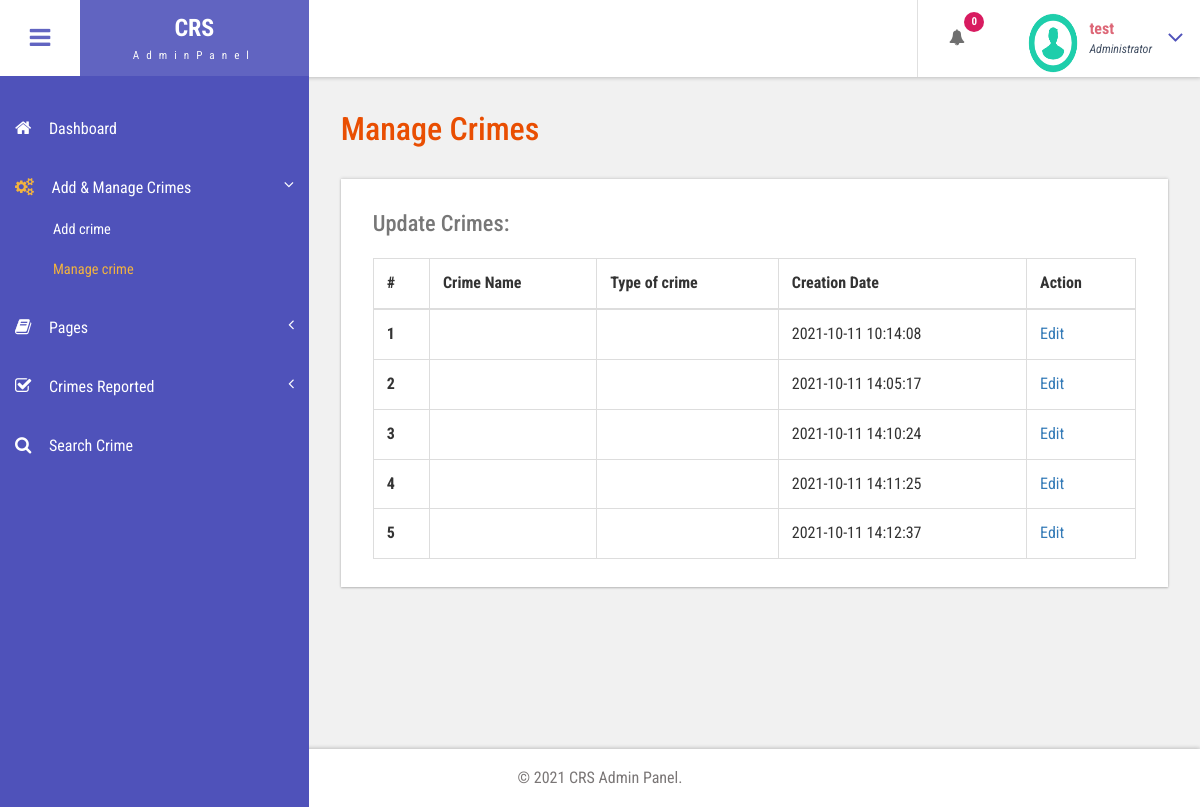
Screenshot of /admin/manage-crimes.php (signed in) with the database file from the repository.
### tables this page shows
CREATE TABLE `tblcrimes` (
  `ID` int(10) NOT NULL,
  `ServiceName` varchar(200) DEFAULT NULL,
  `Cost` varchar(100) DEFAULT NULL,
  `CreationDate` timestamp NULL DEFAULT current_timestamp()
);

### admin/manage-crimes.php (the view, shortened to what this page needs)
<?php
include('includes/dbconnection.php');
if (strlen($_SESSION['bpmsaid']==0)) {
  header('location:logout.php');
  } else{
  ?>
<!DOCTYPE HTML>
<html>
<head>
<link href="css/bootstrap.css" rel='stylesheet' type='text/css' />
<link href="css/style.css" rel='stylesheet' type='text/css' />
<link href="css/font-awesome.css" rel="stylesheet">
<link href="css/animate.css" rel="stylesheet" type="text/css" media="all">
<link href="css/custom.css" rel="stylesheet">
</head>
<body class="cbp-spmenu-push">
	<div class="main-content">
		 <?php include_once('includes/sidebar.php');?>
		 <?php include_once('includes/header.php');?>
		<div id="page-wrapper">
			<div class="main-page">
				<div class="tables">
					<h3 class="title1">Manage Crimes</h3>
					<div class="table-responsive bs-example widget-shadow">
						<h4>Update Crimes:</h4>
						<table class="table table-bordered"> <thead> <tr> <th>#</th> <th>Crime Name</th> <th>Type of crime</th> <th>Creation Date</th><th>Action</th> </tr> </thead> <tbody>
<?php
$ret=mysqli_query($con,"select *from  tblcrimes");
$cnt=1;
while ($row=mysqli_fetch_array($ret)) {
?>
						 <tr> <th scope="row"><?php echo $cnt;?></th> <td><?php  echo $row['CrimeName'];?></td> <td><?php  echo $row['CrimeType'];?></td><td><?php  echo $row['CreationDate'];?></td> <td><a href="edit-services.php?editid=<?php echo $row['ID'];?>">Edit</a></td> </tr>   <?php
$cnt=$cnt+1;
}?></tbody> </table>
					</div>
				</div>
			</div>
		</div>
		 <?php include_once('includes/footer.php');?>
	</div>
</body>
</html>
<?php }  ?>

### admin/includes/header.php (shortened to what this page needs)
<div class="sticky-header header-section ">
      <div class="header-left">
        <button id="showLeftPush"><i class="fa fa-bars"></i></button>
        <div class="logo">
          <a href="index.html">
            <h1>CRS</h1>
            <span>AdminPanel</span>
          </a>
        </div>
      </div>
      <div class="header-right">
        <div class="profile_details_left">
          <ul class="nofitications-dropdown">
            <?php
$ret1=mysqli_query($con,"select ID,Name from  tblreports where Status=''");
$num=mysqli_num_rows($ret1);
?>
            <li class="dropdown head-dpdn">
              <a href="#" class="dropdown-toggle" data-toggle="dropdown" aria-expanded="false"><i class="fa fa-bell"></i><span class="badge blue"><?php echo $num;?></span></a>
            </li>
          </ul>
          <div class="clearfix"> </div>
        </div>
        <div class="profile_details">
        <?php
$adid=$_SESSION['bpmsaid'];
$ret=mysqli_query($con,"select AdminName from tbladmin where ID='$adid'");
$row=mysqli_fetch_array($ret);
$name=$row['AdminName'];
?>
          <ul>
            <li class="dropdown profile_details_drop">
              <a href="#" class="dropdown-toggle" data-toggle="dropdown" aria-expanded="false">
                <div class="profile_img">
                  <span class="prfil-img"><img src="images/download (1).png" alt="" width="50" height="60"> </span>
                  <div class="user-name">
                    <p><?php echo $name; ?></p>
                    <span>Administrator</span>
                  </div>
                  <i class="fa fa-angle-down lnr"></i>
                  <div class="clearfix"></div>
                </div>
              </a>
            </li>
          </ul>
        </div>
      </div>
      <div class="clearfix"> </div>
    </div>

### admin/css/style.css (style rules this page uses)
h4, h5, h6, h1, h2, h3 { margin: 0; }
ul, ol { margin: 0; }
p { margin: 0; }
html, body { font-family: 'Roboto Condensed', sans-serif; font-size: 100%; overflow-x: hidden; background: #fff; }
body a { transition: 0.5s all ease; -webkit-transition: 0.5s all ease; -moz-transition: 0.5s all ease; -o-transition: 0.5s all ease; -ms-transition: 0.5s all ease; text-decoration:none; }
h1,h2,h3,h4,h5,h6 { margin:0; }
p { margin:0; }
ul,label { margin:0; padding:0; }
.main-content { position: relative; }
.sticky-header { position: fixed; top: 0; left:0px; width: 100%; z-index: 100; }
.header-section { background:#FFF; box-shadow: 1px 1px 4px rgba(0, 0, 0, 0.21); -webkit-box-shadow: 1px 1px 4px rgba(0, 0, 0, 0.21); -moz-box-shadow: 1px 1px 4px rgba(0, 0, 0, 0.21); -o-box-shadow: 1px 1px 4px rgba(0, 0, 0, 0.21); }
.header-section::after { clear: both; display: block; content: ''; }
.header-left { float: left; width: 45%; }
.header-right { float: right; }
button#showLeftPush { font-size: 1.5em; width: 80px; padding: 0.87em 0; text-align: center; cursor: pointer; float: left; color: #6F6F6F; -moz-transition: all 0.2s ease-out 0s; -webkit-transition: all 0.2s ease-out 0s; transition: all 0.2s ease-out 0s; border: none; background-color: #fff; outline:none; }
.cbp-spmenu-push { overflow-x: hidden; position: relative; }
.cbp-spmenu, .cbp-spmenu-push { -webkit-transition: all 0.3s ease; -moz-transition: all 0.3s ease; transition: all 0.3s ease; }
.cbp-spmenu-push div#page-wrapper { margin: 0 0 0 19.3em; transition:.5s all; -webkit-transition:.5s all; -moz-transition:.5s all; }
.fa { display: inline-block; font-family: FontAwesome; font-style: normal; font-weight: normal; line-height: 1; -webkit-font-smoothing: antialiased; -moz-osx-font-smoothing: grayscale; }
.logo { background: #6164C1; text-align: center; float: left; }
.logo a { padding: 0.9em 3.3em .7em; display: block; text-decoration: none; }
.logo a h1 { color: #fff; font-size: 1.5em; line-height: 1.2em; font-weight: 700; }
.logo a span { color: #F8F8F8; font-size: .7em; text-align: center; letter-spacing: 7px; }
.profile_details_left { float: left; }
li.dropdown.head-dpdn { display: inline-block; padding: 1.7em 0; border-left: 1px solid #E0E0E0; float: left; }
li.dropdown.head-dpdn a.dropdown-toggle { padding: 1.7em 2em; }
i.fa.fa-bell { color:#6F6F6F; }
.header-right span.badge { font-size: 11px; font-weight: bold; color: #FFF; background: #8BC34A; line-height: 15px; width: 20px; height: 20px; border-radius: 2em; -webkit-border-radius: 2em; -moz-border-radius: 2em; -o-border-radius: 2em; text-align: center; display: inline-block; position: absolute; top: 16%; padding: 2px 0 0; }
.header-right span.blue { background-color:#D81B60; }
.profile_details { float: right; }
.profile_details_drop a.dropdown-toggle { display:block; padding: 0.8em 3em 0 2em; }
.profile_img span.prfil-img { float:left; }
.user-name { float:left; margin-top:8px; margin-left:11px; height:35px; }
.profile_details ul li { list-style-type:none; position:relative; }
.profile_details li a i.fa.lnr { position: absolute; top: 34%; right: 8%; color: #4F52BA; font-size: 1.6em; }
.user-name p { font-size:1em; color:#DD6777; line-height:1em; font-weight:700; }
.user-name span { font-size: .75em; font-style: italic; color: #424f63; font-weight: normal; margin-top: .3em; }
.widget-shadow { background-color: #fff; box-shadow: 0 -1px 3px rgba(0,0,0,.12),0 1px 2px rgba(0,0,0,.24); -webkit-box-shadow: 0 -1px 3px rgba(0,0,0,.12),0 1px 2px rgba(0,0,0,.24); -moz-box-shadow: 0 -1px 3px rgba(0,0,0,.12),0 1px 2px rgba(0,0,0,.24); }
h3.title1 { font-size: 2em; color: #e94e02; margin-bottom: 0.8em; }
.table > thead > tr > th, .table > tbody > tr > th, .table > tfoot > tr > th, .table > thead > tr > td, .table > tbody > tr > td, .table > tfoot > tr > td { border-top: none; }
.tables h4 { font-size: 1.4em; margin-bottom: 1em; color: #777777; }
.tables .panel-body ,.tables .bs-example { padding: 2em 2em 0.5em; }
.tables .table > thead > tr > th, .tables .table > tbody > tr > th, .tables .table > tfoot > tr > th, .tables .table > thead > tr > td, .tables .table > tbody > tr > td, .tables .table > tfoot > tr > td { padding: 13px; border-top: 1px solid #E0E0E0; }
.bs-example { margin-top: 2em; }

### admin/css/custom.css (style rules this page uses)
#page-wrapper { padding:7em 2em 2.5em; background-color: #F1F1F1; }

### rows the page displays
tblcrimes: CreationDate "2021-10-11 10:14:08"
tblcrimes: CreationDate "2021-10-11 14:05:17"
tblcrimes: CreationDate "2021-10-11 14:10:24"
tblcrimes: CreationDate "2021-10-11 14:11:25"
tblcrimes: CreationDate "2021-10-11 14:12:37"

### other values shown
$num "0"
$name "test"
